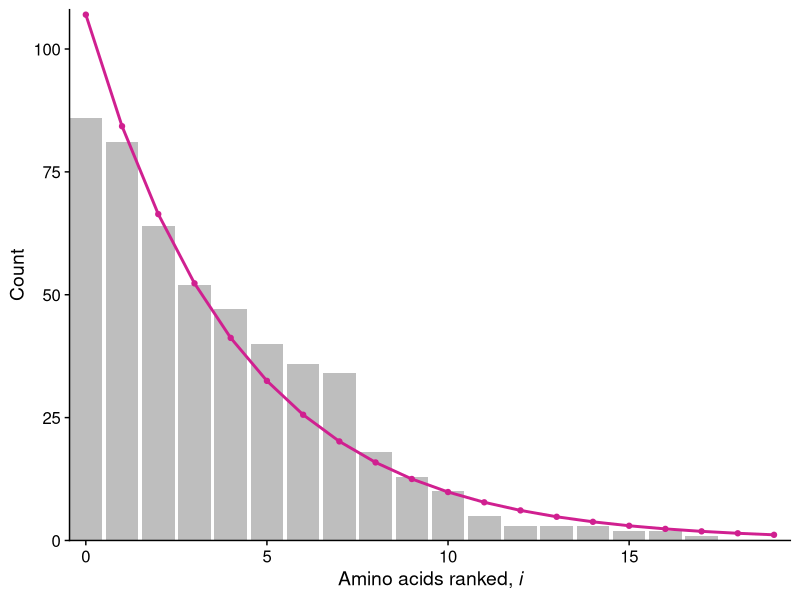
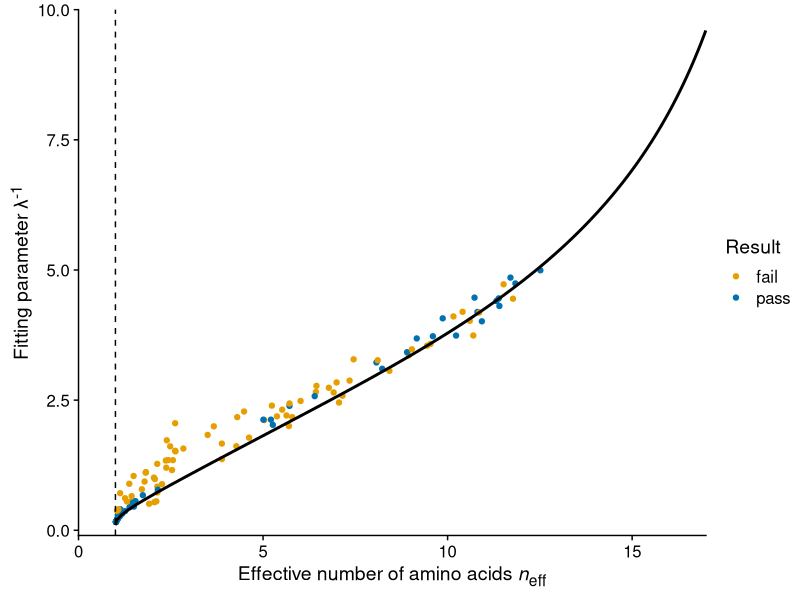

Write the R code that produced these figures, in order.
## ---- chunk 1
knitr::opts_chunk$set(echo = TRUE)
## ---- chunk 2
# fit linear model to normalized, log-transformed data
# set intercept to 0, only fitting 1 parameter (slope)

# load packages
library(tidyverse)
library(stringr)
library(cowplot)
library(broom)
library(ggtext)
theme_set(theme_cowplot())
## ---- chunk 3
# read in data
alignment <-read_csv("data/simulated/results_1B4T_A_evolved_split.csv", 
                     col_types = cols(.default = "c")) 

# tidy data used for null
alignment %>% 
  mutate(sequence = as.numeric(1:nrow(alignment)) ) %>% 
  gather(key = "site", value = "aa", 1:153) -> tidy_align  

tidy_align$site = as.numeric(tidy_align$site) 
## ---- chunk 4
# determine the number of each AA at each site
tidy_align %>% 
  group_by(site, aa) %>% 
  summarize(count = n()) -> site_aa_count

empty_counts <- tibble(
  aa = c('A', 'C', 'D', 'E', 'F', 'G', 'H', 'I','K', 'L', 
         'M', 'N', 'P', 'Q', 'R', 'S', 'T', 'V', 'W', 'Y'),
  count = rep(0, 20)
)

# 1. First write a function that can take a data frame with amino acids at one site, and return a data frame with counts, including zeros.
count_by_site <- function(site_df) {
  site_df %>% 
    group_by(aa) %>% 
    summarize(count = n()) -> counts
  full_join(counts, anti_join(empty_counts, counts, by = 'aa'))
}

# 2. Then call that function for all sites and combine the resulting data frames.
tidy_align %>% 
  nest(data = -site) %>%
  mutate(counts = map(data, count_by_site)) %>%
  dplyr::select(-data) %>%   
  unnest(cols = c(counts)) -> all_count


## ---- chunk 5
# USING ONLY OBSERVED AA
# order aa by relative frequency
all_count %>%
  arrange(all_count$site, desc(count)) -> ordered_count

# make the categorical variable (aa) numerical (k) by numbering aa's 1-20 in order of freq
ordered_count %>%
  group_by(site) %>%
  mutate(k = as.numeric(0:19)) -> ordered_count
  #mutate(k = as.numeric(1:20)) -> ordered_count

# remove aa with zero values
ordered_count %>%
  filter(count > 0) -> observed_aa

# count relative to most frequent - rescale to 1 for highly conserved sites
observed_aa %>%
  group_by(site) %>%
  mutate(rel_count = count/max(count)) -> observed_aa

# log-transformed data
observed_aa %>%
  mutate(ln_count = log(rel_count)) -> observed_aa 

# fit to a linear function, using map and BROOM 
# SET INTERCEPT TO 0
observed_aa %>% 
  nest(data = -site) %>%
  mutate(fit = map(data, ~ lm(ln_count ~ 0 + k, data = .)),
         #intercept = map_dbl(fit, ~ (.)$coefficients[1]),
         slope = map_dbl(fit, ~ (.)$coefficients[1])) %>% 
  select(-data, -fit) -> observed_fits

# data frame with slope from linear fit to log transformed data - slope = gamma, intercept = 0
#head(observed_fits)

# visualize the distribution (at a given site) with linear fits
# NOTE: sites that are highly conserved for a single aa still look exponential in log scale (see sites 3 and 9 as example) 3, 6, 33
ordered_count %>%
  group_by(site) %>%
  mutate(rel_count = count/max(count)) -> ordered_count
ordered_count %>%
  mutate(ln_count = log(rel_count)) -> ordered_count

ordered_count %>% 
  left_join(observed_fits, by = "site") %>%
  mutate(est_dist = slope*exp(k*slope)) -> ordered_count

# rescale to compare w raw count
ordered_count %>%
  group_by(site) %>%
  mutate(est_rel = est_dist/sum(est_dist)) %>%
  mutate(est_count = sum(count)*est_rel) -> ordered_count
## ---- chunk 6
# use raw count
ordered_count %>% nest(data = -site) %>%
  ungroup() %>%
  mutate(chisq = map(data, ~ sum(((.$count - .$est_count)^2)/.$est_count)),
         p_value = map_dbl(chisq, ~ pchisq(., 18, lower.tail=FALSE))) %>% 
  select(-data) %>%
  mutate(p.adjusted = p.adjust(p_value, method= "fdr")) -> chisq_results

chisq_results %>%
  mutate(result = "pass") -> chisq_results

# REMOVE conserved sites with a single aa
chisq_results %>% 
  filter(p_value != "NaN") -> chisq_results

chisq_results$result[chisq_results$p_value < 0.05] <- "fail"

chisq_results %>% filter(result == "fail") %>% nrow()/nrow(chisq_results)
chisq_results$chisq <- as.numeric(chisq_results$chisq)

#test manually for a few sites
#df1 <- filter(ordered_count, site == 1)
#chisq1 <- sum((df1$count - df1$est_count)^2/df1$est_count)
#pchisq(chisq1, 18, lower.tail = FALSE)

## ---- chunk 7
ordered_count %>%
  filter(site == 35) %>%
  ggplot(aes(x = k)) +
  geom_bar(aes(y = count), fill = "grey", stat='identity') +
  geom_point(aes(y = est_count, color = "violetred")) +
  geom_line(aes(y = est_count, color = "violetred"), size = 1) +
  scale_color_manual(
    name = "distribution",
    values = c("grey" = "grey", "violetred" = "violetred"),
    labels = c("actual", "estimated")
  )  +
  scale_x_continuous(
    breaks = c(0, 5, 10, 15), 
    expand = c(0, 0)
  ) +
  scale_y_continuous(
    breaks = c(0, 25, 50, 75, 100), 
    expand = c(0, 0),
    limits = c(0, 108)
  ) +
  labs(x = "Amino acids ranked, *i*", y = "Count") +
  theme(
    legend.position = "none",
    axis.title.x = element_markdown()
  ) -> fig1

fig1
save_plot("figure1.pdf", fig1, ncol = 1, nrow = 1, base_height = 3.71,
          base_asp = 1.618, base_width = NULL)

## ---- chunk 8
# site_aa_count is actual dist. DOES NOT CONTAIN AA AT ZERO

# eff aa for actual distribution
observed_aa %>%
  group_by(site) %>%
  mutate(frequency = (count)/sum(count)) -> site_aa_freq

site_aa_freq %>% 
  mutate(flnf = frequency*log(frequency)) %>%
  group_by(site) %>% 
  summarize(entropy = -sum(flnf),
            eff_aa = exp(entropy),
            n = length(unique(aa))) -> eff_aa_all

# eff aa for estimated distribution
ordered_count %>% 
  group_by(site) %>%
  mutate(freq = (est_count)/sum(est_count)) -> site_aa_freq_2
site_aa_freq_2 %>% 
  mutate(flnf = freq*log(freq)) %>%
  group_by(site) %>%
  summarize(entr = -sum(flnf),
            eff_aa_est = exp(entr)) -> eff_aa_all_est

left_join(eff_aa_all, eff_aa_all_est) -> compare_eff_aa

## ---- chunk 9
observed_fits %>%
  left_join(eff_aa_all) %>% 
  select(site, slope, eff_aa)-> gam_v_effaa

gam_v_effaa %>%
  left_join(chisq_results) %>% 
  select(site, slope, eff_aa, result) -> gam_v_effaa

neff2 <- function(lambda_inv) {
  lambda <- 1/lambda_inv
  pi <- lambda*exp(-lambda*(0:19))
  #pi <- lambda*exp(-lambda*(1:20))
  C <- sum(pi)
  pi <- pi/C
  exp(-sum(pi*log(pi)))
}

df_theory2 <- data.frame(lambda_inv = (0:-100)/10, 
                         ne = vapply((0:-100)/10, neff2, numeric(1)))
## ---- chunk 10
gam_v_effaa %>% 
  group_by(result) %>% 
  count()

gam_v_effaa %>% 
  filter(!is.na(result)) -> gam_v_effaa

ggplot(gam_v_effaa, 
       aes(x = eff_aa, y = -1/slope)) + 
  geom_point(aes(color = result)) +
  geom_line(
    data = df_theory2, 
    aes(ne, -1*lambda_inv), 
    inherit.aes = FALSE, 
    size = 1
  ) +
  geom_vline(
    xintercept = 1, 
    linetype = 2
  ) +
  labs(
    x = "Effective number of amino acids *n*<sub>eff</sub>", 
    y = "Fitting parameter &lambda;<sup>-1</sup>",
    color = "Result"
  ) +
  theme(
    #legend.position = "none",
    axis.title.x = element_markdown(),
    axis.title.y = element_markdown()
  ) +
  scale_x_continuous(
    breaks = c(0,5,10,15),
    limits = c(0,17),
    expand = c(0,0)
  ) +
  scale_y_continuous(
    limits = c(-0.1,10),
    expand = c(0,0)
  ) +
  scale_color_manual(
    values = c("#E69F00", "#0072B2")
  ) +
  coord_cartesian(clip = "off") -> fig2

fig2
save_plot("figure2.png", fig2, ncol = 1, nrow = 1, base_height = 3.71,
          base_asp = 1.618, base_width = NULL)

